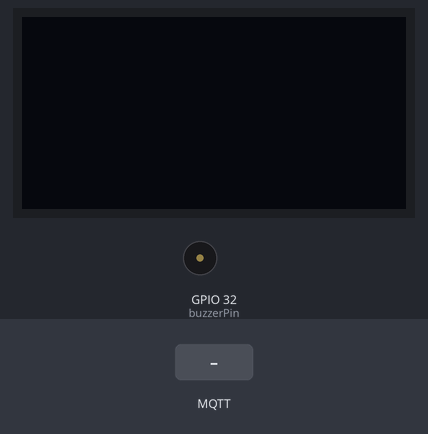
Bench run of a sketch on a simulated ESP32. On the bench: 128×64 one-colour display, buzzer (waves = sounding). Inputs (shaded band) come from the test bench. WiFi joins after 1.5 s; servers stay silent unless stated; the local clock reads 2024-03-15 10:24:30 at power-on unless the sketch sets it; random numbers use the default seed unless the sketch sets one; no MQTT or app messages arrive unless stated; what the sketch prints to the serial monitor is not drawn.

Above: at 2.8 s.
2.9 s: MQTT message "1" arrives on the first subscribed topic
At 3.07 s:
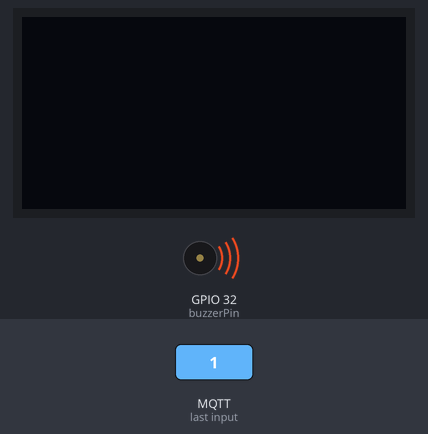
4.7 s: MQTT message "Concentration" arrives on the first subscribed topic
Timing chart, 0 to 7.7 s (numbered marks = the images above; inputs shaded):
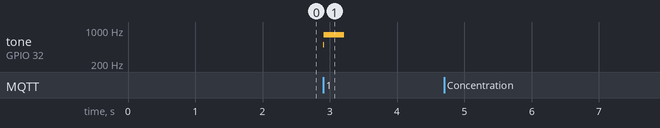

Measured:
- after the input at 2.9 s, tone on GPIO 32 (buzzerPin): silent → 500 Hz at once, → 800 Hz 0.01 s later, → silent 0.30 s later
- after the input at 4.7 s, every drawn part: stays the same

The sketch:

sketch.ino
```cpp
#include <WiFi.h>
#include <PubSubClient.h>
#include <Adafruit_SSD1306.h>
#include <ArduinoJson.h>
#include <time.h>

// WiFi налаштування
const char* ssid = "Wokwi-GUEST";
const char* password = "";
const char* mqttServer = "5.196.78.28";
const int mqttPort = 1883;
const char* mqttTopic = "focuslearn/concentration";
const char* sessionTopic = "focuslearn/sessions";

WiFiClient espClient;
PubSubClient client(espClient);

// OLED дисплей
#define SCREEN_WIDTH 128
#define SCREEN_HEIGHT 64
Adafruit_SSD1306 display(SCREEN_WIDTH, SCREEN_HEIGHT, &Wire, -1);

// Піни
const int buzzerPin = 32;
const int buttonPin = 25;

// Дані сесії
int workDuration = 0;
int breakDuration = 0;
int methodId = 0;
int userId = 0;

// Ініціалізація WiFi
void setupWiFi() {
  WiFi.begin(ssid, password);
  Serial.print("Підключаємося до WiFi");
  while (WiFi.status() != WL_CONNECTED) {
    delay(500);
    Serial.print(".");
  }
  Serial.println(" Успішно підключено до Wi-Fi!");
  Serial.print("ІР-адреса: ");
  Serial.println(WiFi.localIP());
}

// Обробка MQTT повідомлень
void mqttCallback(char* topic, byte* payload, unsigned int length) {
  String message = "";
  for (int i = 0; i < length; i++) {
    message += (char)payload[i];
  }

  StaticJsonDocument<200> doc;
  if (deserializeJson(doc, message) == DeserializationError::Ok) {
    workDuration = doc["WorkDuration"];
    breakDuration = doc["BreakDuration"];
    methodId = doc["MethodId"];
    userId = doc["UserId"];
    startSession("Concentration", workDuration);
  } else {
    Serial.println("Помилка десеріалізації JSON.");
  }
}

// Підключення до MQTT
void reconnect() {
  while (!client.connected()) {
    Serial.print("Підключаємося до MQTT...");
    String clientId = "ESP32Client-" + String(random(0xffff), HEX);
    if (client.connect(clientId.c_str())) {
      Serial.println(" Успішно підключено!");
      client.subscribe(mqttTopic);
    } else {
      Serial.print("Помилка: ");
      Serial.println(client.state());
      delay(5000);
    }
  }
}

// Функція відображення на дисплеї
void displayMessage(const String& message, int duration) {
  display.clearDisplay();
  display.setTextSize(1);
  display.setTextColor(SSD1306_WHITE);
  display.setCursor(0, 10);
  display.println(message);
  display.display();
  delay(duration);
}

String getFormattedTime(time_t timestamp) {
  struct tm timeinfo;
  localtime_r(&timestamp, &timeinfo);
  char timeString[24];
  strftime(timeString, sizeof(timeString), "%Y-%m-%dT%H:%M:%S", &timeinfo);
  return String(timeString);
}

// Надсилання даних сесії
void sendSessionData(const String& type, time_t startTime, time_t endTime) {
  StaticJsonDocument<200> sessionDoc;
  sessionDoc["SessionType"] = type;
  sessionDoc["StartTime"] = getFormattedTime(startTime);
  sessionDoc["EndTime"] = getFormattedTime(endTime);
  sessionDoc["MethodId"] = methodId;
  sessionDoc["UserId"] = userId;

  String sessionData;
  serializeJson(sessionDoc, sessionData);

  if (client.publish(sessionTopic, sessionData.c_str())) {
    Serial.println("Дані сесії успішно надіслано: " + sessionData);
  } else {
    Serial.println("Помилка відправки даних сесії");
  }
}

// Основна функція для концентрації та перерви
void startSession(const String& type, int durationMinutes) {
  time_t sessionStartTime;
  time(&sessionStartTime); // Отримуємо початковий час в секундах

  unsigned long startMillis = millis();
  unsigned long totalTime = durationMinutes * 60 * 1000;

  while (millis() - startMillis < totalTime) {
    // Перевіряємо кнопку
    if (digitalRead(buttonPin) == LOW) {
      Serial.println("Кнопка натиснута. Завершуємо сесію.");
      time_t sessionEndTime;
      time(&sessionEndTime);
      sendSessionData(type, sessionStartTime, sessionEndTime);
      delay(500); // Антибрязкіт
      return; // Вихід з функції
    }

    int secondsLeft = (totalTime - (millis() - startMillis)) / 1000;
    String message = type + ": " + String(secondsLeft) + " sec left";
    displayMessage(message, 100);

    if (!client.connected() || WiFi.status() != WL_CONNECTED) {
      reconnect();
    }
    client.loop();
  }

  tone(buzzerPin, type == "Concentration" ? 500 : 800, 300);
  time_t sessionEndTime;
  time(&sessionEndTime);
  sendSessionData(type, sessionStartTime, sessionEndTime);

  if (type == "Concentration") {
    startSession("Break", breakDuration);
  }
}

// Ініціалізація
void setup() {
  Serial.begin(115200);
  pinMode(buzzerPin, OUTPUT);
  pinMode(buttonPin, INPUT_PULLUP);

  if (!display.begin(SSD1306_SWITCHCAPVCC, 0x3C)) {
    Serial.println(F("SSD1306 allocation failed"));
    for (;;) ;
  }
  display.clearDisplay();
  display.display();

  setupWiFi();

  // Налаштування часу
  configTime(7200, 0, "pool.ntp.org"); // UTC + 2 години (для України)

  // Чекаємо на синхронізацію часу
  Serial.println("Очікуємо синхронізації часу...");
  struct tm timeinfo;
  while(!getLocalTime(&timeinfo)) {
    Serial.print(".");
    delay(1000);
  }
  Serial.println("\nЧас синхронізовано!");

  client.setServer(mqttServer, mqttPort);
  client.setCallback(mqttCallback);
  reconnect();
}

// Основний цикл
void loop() {
  if (WiFi.status() != WL_CONNECTED) setupWiFi();
  if (!client.connected()) reconnect();
  client.loop();
}
```
